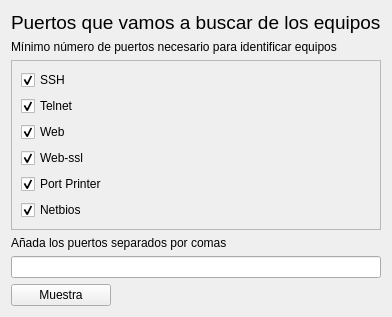
            <widget class="QWidget" name="tab">
             <attribute name="title">
              <string>ssh</string>
             </attribute>
             <layout class="QGridLayout" name="gridLayout_6">
              <item row="0" column="0">
               <widget class="QLabel" name="label_48">
                <property name="font">
                 <font>
                  <pointsize>14</pointsize>
                 </font>
                </property>
                <property name="text">
                 <string>Puertos que vamos a buscar de los equipos</string>
                </property>
               </widget>
              </item>
              <item row="1" column="0">
               <widget class="QLabel" name="label_49">
                <property name="text">
                 <string>Mínimo número de puertos necesario para identificar equipos</string>
                </property>
               </widget>
              </item>
              <item row="2" column="0">
               <widget class="QFrame" name="frame">
                <property name="frameShape">
                 <enum>QFrame::StyledPanel</enum>
                </property>
                <property name="frameShadow">
                 <enum>QFrame::Raised</enum>
                </property>
                <layout class="QGridLayout" name="gridLayout_4">
                 <item row="0" column="0">
                  <layout class="QVBoxLayout" name="verticalLayout_10">
                   <item>
                    <widget class="QCheckBox" name="checkBox_SSH">
                     <property name="text">
                      <string>SSH</string>
                     </property>
                     <property name="checked">
                      <bool>true</bool>
                     </property>
                    </widget>
                   </item>
                   <item>
                    <widget class="QCheckBox" name="checkBox_telnet">
                     <property name="text">
                      <string>Telnet</string>
                     </property>
                     <property name="checked">
                      <bool>true</bool>
                     </property>
                    </widget>
                   </item>
                   <item>
                    <widget class="QCheckBox" name="checkBox_web">
                     <property name="text">
                      <string>Web</string>
                     </property>
                     <property name="checked">
                      <bool>true</bool>
                     </property>
                    </widget>
                   </item>
                   <item>
                    <widget class="QCheckBox" name="checkBox_webssl">
                     <property name="text">
                      <string>Web-ssl</string>
                     </property>
                     <property name="checked">
                      <bool>true</bool>
                     </property>
                    </widget>
                   </item>
                   <item>
                    <widget class="QCheckBox" name="checkBox_portPrinter">
                     <property name="text">
                      <string>Port Printer</string>
                     </property>
                     <property name="checked">
                      <bool>true</bool>
                     </property>
                    </widget>
                   </item>
                   <item>
                    <widget class="QCheckBox" name="checkBox_netbios">
                     <property name="text">
                      <string>Netbios</string>
                     </property>
                     <property name="checked">
                      <bool>true</bool>
                     </property>
                    </widget>
                   </item>
                  </layout>
                 </item>
                </layout>
               </widget>
              </item>
              <item row="3" column="0">
               <widget class="QLabel" name="label_50">
                <property name="text">
                 <string>Añada los puertos separados por comas</string>
                </property>
               </widget>
              </item>
              <item row="4" column="0">
               <widget class="QLineEdit" name="lineEdit_puertos"/>
              </item>
              <item row="5" column="0">
               <layout class="QHBoxLayout" name="horizontalLayout_19">
                <item>
                 <widget class="QPushButton" name="pushButton">
                  <property name="maximumSize">
                   <size>
                    <width>100</width>
                    <height>16777215</height>
                   </size>
                  </property>
                  <property name="text">
                   <string>Muestra</string>
                  </property>
                 </widget>
                </item>
                <item>
                 <widget class="QLabel" name="label_ssh">
                  <property name="text">
                   <string/>
                  </property>
                 </widget>
                </item>
               </layout>
              </item>
             </layout>
            </widget>
